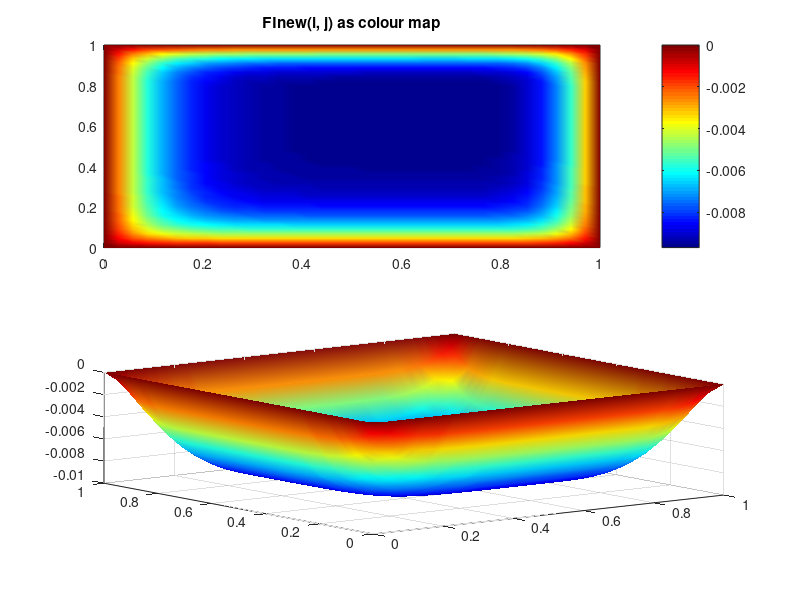

Write MATLAB code to recreate this figure. (Note: this script raises an error after producing the figure.)
% solving of 2D Poisson equation using Gauss Seidel iterative method
% d2FI/dx2+ d2FI/dy2 = 1
% with finite differences

% clear memory and figures
clear all % memory
clf % figures

% 1 define numerical model
xsize = 1; % horizontal, m
ysize = 1; % vertical, m
Nx=35; % grid resolution in horizontal direction
Ny=45;% grid resolution in vertical direction
dx=xsize/(Nx-1); % horizontal grid step in m
dy=ysize/(Ny-1); % vertical grid step in m
x=0:dx:xsize; % horizontal coordinates of grid points
y=0:dy:ysize; % vertical coordinates of grid points

% 2 define initial approximation for FI(i, j)
FI = zeros(Ny, Nx);
FInew = sparse(Ny, Nx);


% 3 define relaxation parameter theta
theta = 1.5;



% 4 iteratice cycle
FInew = FI; % initial value for FInew
    for niter=1:1:10 % number of iterations
     for j=2:1:Nx-1
        for i=2:1:Ny-1 % did not include outer points
                       % going through all points of the grid
           
              FInew(i, j) = FI(i, j) + theta * ( 1 -((FI(i,j-1)-2*FI(i,j)+FI(i,j+1))/dx^2 + (FI(i-1,j)-2*FI(i,j)+FI(i+1,j))/dy^2))/(-2/dx^2-2/dy^2);
              FI(i, j)=FInew(i, j); % update of each unknown is done immediately after each iteration
        end
     end
    end % ending the loops


% 5 visualisation
figure(1)

subplot (2, 1, 1); colormap('Jet')
pcolor(x, y, FInew) % color map
shading interp % smoothing colours
colorbar % give colorbar with numbers
title('FInew(i, j) as colour map')

subplot (2, 1, 2); colormap('Jet')
surf (x, y, FInew)
shading interp
light % shed light on the surface
lighting phong % make lighting nicer
colorbar
title('FInew(i, j) as 3D surface')

disp(FInew(7, 5)); % printed reference value